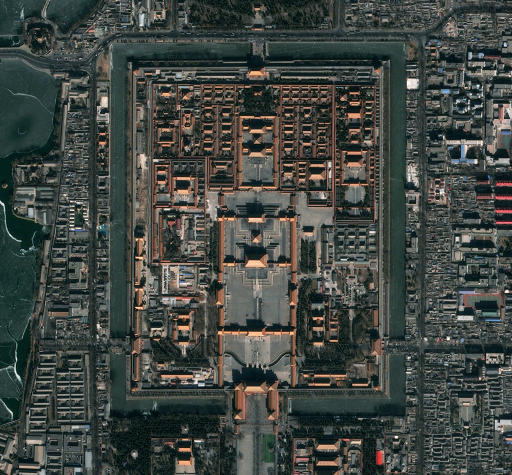
%> input picture MATLAB/BSC信道误码实验/MATLAB代码/Forbidden_City.jpg, 1024 x 949 px (shown at 1/2 size)
$ octave test.m   (GNU Octave 9; MATLAB toolbox functions it lacks are replaced by stand-ins)
%> lines starting %> are read from the running program, lines starting %| are printed output that depends on the picture
### MATLAB/BSC信道误码实验/MATLAB代码/PSNR_cal.m
function [ PSNR ] = PSNR_cal( figure1,figure2 )
bit=8;
% figure1=rgb2gray(figure1);
% figure2=rgb2gray(figure2);

img=double(figure2);
imgn=double(figure1);
Size=size(figure1);
height=Size(1);
width=Size(2);
MAX=2^bit-1;          %图像灰度级数量
PMSE=sum(sum(sum((img-imgn).^2)))/(height*width*3)/MAX^2; %均方差
PSNR=-10*log10(PMSE);           %峰值信噪比

end

### MATLAB/BSC信道误码实验/MATLAB代码/test.m

im=imread('Forbidden_City.jpg');
%> im is the input picture: size 949x1024x3 uint8; mean R, G, B 65.5, 71, 66.6
figure(1)
subplot(3,4,1);
imshow(im);

imBin=dec2bin(im);
%> imBin = 2915328 items
imBin2= double(imBin)-48; %ASCII码转换为0、1序列

for p = 0:0.1:1              %误码率的步进
%> this loop made 11 passes; what is shown inside it comes from the first
list = find(imBin2==1);      % 找出二进制码元1的位置
%> list = 10141565 values from 402 to 23322624
imBin2(list) = bsc( imBin2(list), p); %对数组中的1元素等效成BSC信道用函数进行处理

NoisedIm = reshape( bi2de( fliplr( imBin2 )) , size(im)); %彩色图像恢复
PSNR = PSNR_cal( im,NoisedIm ); %计算传输后图像PSNR
%> in PSNR_cal, `PMSE=sum(sum(sum((img-imgn).^2)))/(height*width*3)/MAX^2;`: PMSE = 0
%> in PSNR_cal, `PSNR=-10*log10(PMSE);`: PSNR = Inf
%> PSNR = Inf
%绘图
figure(1)
subplot(3,4,10*p+1);
imshow(uint8(NoisedIm));
title(sprintf('p=%.1f, PSNR=%.2fdB',p,PSNR),'color','k');

figure(2)
plot(p,PSNR,'*b')
hold on
grid
xlabel('p','FontName','Times New Roman','FontSize',12);
ylabel('PSNR(dB)','FontName','Times New Roman','FontSize',12);
title('误码率与峰值信噪比的关系曲线');
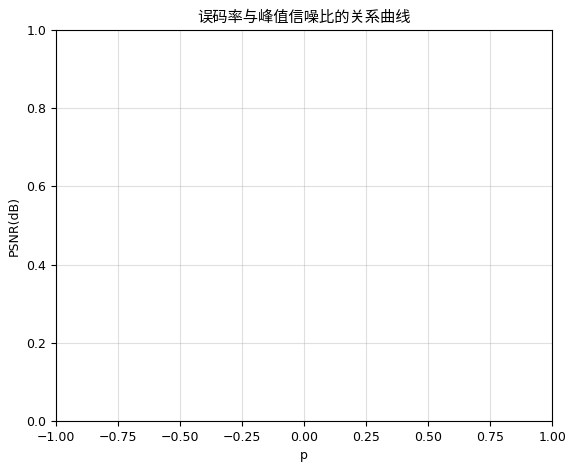
%> figure redrawn from the program's plot data
end
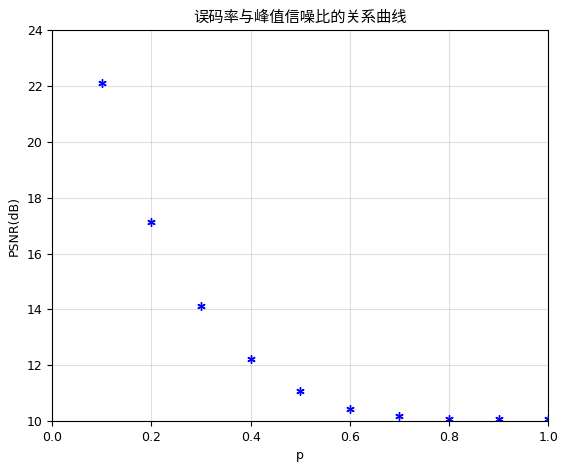
%> figure redrawn from the program's plot data
